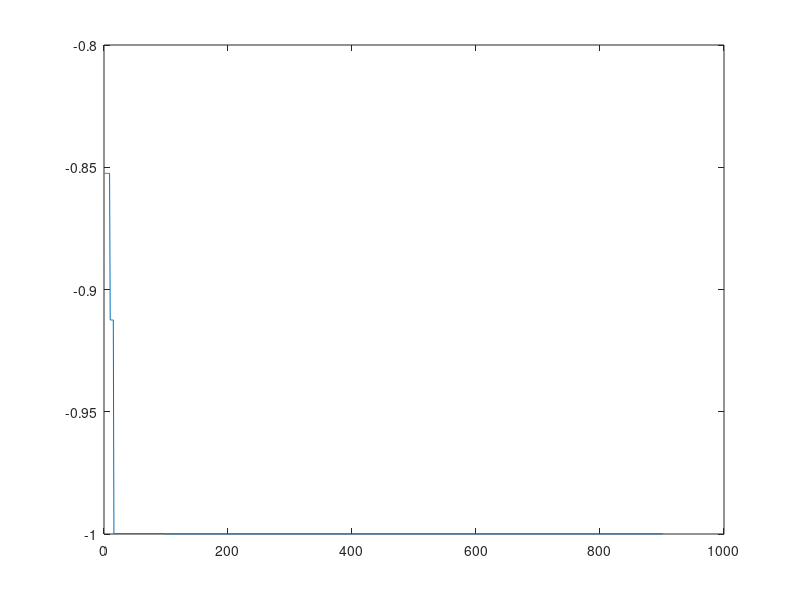

MATLAB code for this plot:
clc;
clear all;
close all;
n=30;
p=rand(1,n)*2*pi;
v=rand(1,n);
pbest=p;
pb=sin(pbest);
pbmin=min(pb);
k=1;
for i=1:n

    if pb(i)==pbmin
      gbest(k)=pbest(i);
    end
end
c1=2.05;
c2=c1;
pmax=2*pi;
pmin=0;
vmax=1;
vmin=0;
for i=1:30
    v(i)=v(1,i)+(c1*(pbest(1,i)-p(1,i))*rand(1))+(c2*(gbest(k)-p(1,i))*rand(1));
    p=p+v;
%     y= sin(p);
     for j=1:30   
         if p(j)>pmax
             p(j)=pmax;
         else
             if p(j)<pmin
                 p(j)=pmin;
             else
                 p(j)=p(j);
             end
         end
        if sin(p(j))<sin(pbest(j))
            pbest(j)=p(j);
        end
       pb=sin(pbest);
       pbmin=min(pb);
k=k+1;
            for i=1:n
             if pb(i)==pbmin
              gbest(k)=pbest(i);
             end
        end
     end 
    
end
y1=sin(gbest);
plot(y1);

